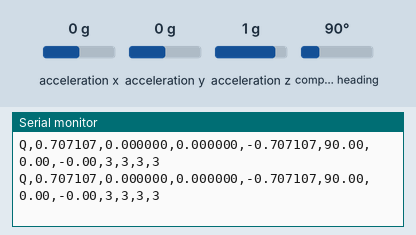
The program below on a simulated ESP32. Parts: the last lines printed to the serial monitor. Inputs (shaded band) come from the test bench; at power-on: acceleration x 0 g, acceleration z 1 g, acceleration y 0 g, compass heading 90°.

Above: at 1.5 s.
1.6 s: acceleration x set to -1.4 g
At 2.4 s:
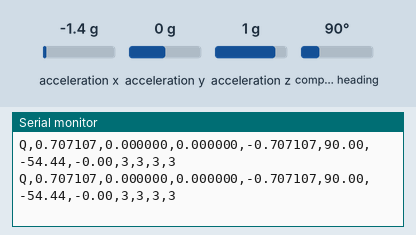
3.1 s: acceleration z set to -1.4 g
At 4.1 s:
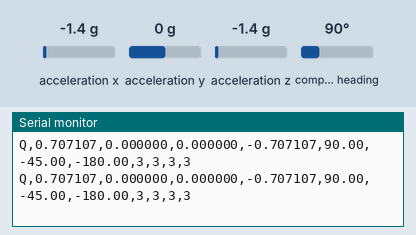
6.1 s: acceleration y set to -1.4 g
At 6.9 s:
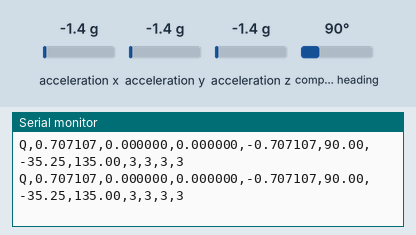
7.6 s: compass heading set to 7°
At 8.2 s:
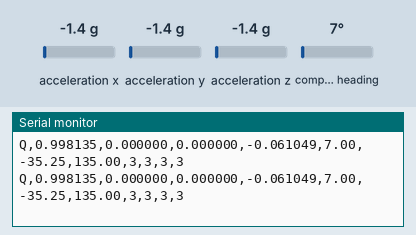
Timing chart, 0 to 10.1 s (numbered marks = the images above; inputs shaded):
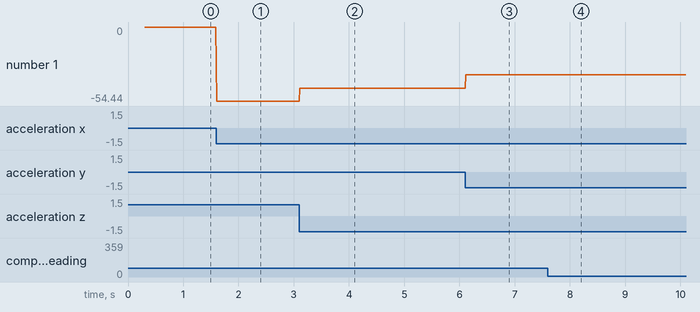

The program:

main.cpp
```cpp
#include <Arduino.h>
#include <Wire.h>
#include <Adafruit_Sensor.h>
#include <Adafruit_BNO055.h>
#include <utility/imumaths.h>

#include "pins.h"

static constexpr uint32_t kStreamIntervalMs = 10; // ~100 Hz (viewer uses GPU VBO; host can keep up)
static Adafruit_BNO055 bno(55, BNO055_ADDR);
static bool imuReady = false;

void setup() {
    Serial.begin(115200);
    // Do NOT use `while (!Serial)` on classic ESP32 (UART USB bridge): Serial may
    // never become "ready", setup blocks forever, and the task WDT resets (TG1WDT_SYS_RESET).
#if ARDUINO_USB_CDC_ON_BOOT
    while (!Serial) {
        delay(10);
    }
#else
    delay(200);
#endif

    Wire.begin(IMU_SDA, IMU_SCL);
    Wire.setClock(400000);

    Serial.println("# BNO055 IMU Streamer");
    Serial.println("# Waiting for sensor...");

    for (int attempt = 0; attempt < 10; attempt++) {
        if (bno.begin()) {
            imuReady = true;
            break;
        }
        Serial.printf("# BNO055 not found (attempt %d/10)\n", attempt + 1);
        delay(500);
    }

    if (!imuReady) {
        Serial.println("# ERROR: BNO055 not detected. Check wiring / address.");
        return;
    }

    bno.setExtCrystalUse(true);
    delay(100);

    Serial.println("# Sensor ready. Streaming quaternion + euler.");
    Serial.println("# Format: Q,w,x,y,z,ex,ey,ez,cal_sys,cal_gyro,cal_accel,cal_mag");
}

void loop() {
    if (!imuReady) {
        delay(1000);
        return;
    }

    static uint32_t lastStream = 0;
    uint32_t now = millis();
    if (now - lastStream < kStreamIntervalMs) return;
    lastStream = now;

    imu::Quaternion q = bno.getQuat();
    imu::Vector<3> euler = bno.getVector(Adafruit_BNO055::VECTOR_EULER);

    uint8_t sys, gyro, accel, mag;
    bno.getCalibration(&sys, &gyro, &accel, &mag);

    Serial.printf("Q,%.6f,%.6f,%.6f,%.6f,%.2f,%.2f,%.2f,%u,%u,%u,%u\n",
                  q.w(), q.x(), q.y(), q.z(),
                  euler.x(), euler.y(), euler.z(),
                  sys, gyro, accel, mag);
}
```

pins.h
```cpp
#pragma once

// Classic ESP32 Dev Module: SDA=21, SCL=22 (matches include/pins.h in main paddle project).
// Your PCB uses 26/27 — switch if wiring to the board, not the bare dev module.
#define IMU_SDA GPIO_NUM_26
#define IMU_SCL GPIO_NUM_27

// BNO055: 0x28 (SA0 low) or 0x29 (SA0 high). Main paddle firmware uses 0x29.
#define BNO055_ADDR 0x29
```

Measured:
- after the input at 1.6 s, the serial monitor: prints a new line at once (image 1)
- after the input at 3.1 s, the serial monitor: prints a new line at once (image 2)
- after the input at 6.1 s, the serial monitor: prints a new line at once (image 3)
- after the input at 7.6 s, the serial monitor: prints a new line at once (image 4)
- plotted number 1: 0 → -54.44 after the input at 1.6 s, -54.44 → -45 after the input at 3.1 s, -45 → -35.25 after the input at 6.1 s
